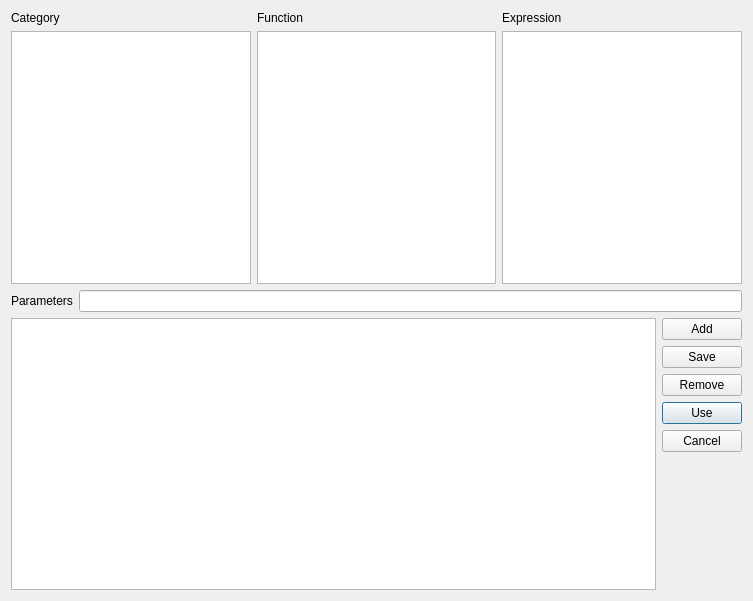
<ui version="4.0" >
 <class>UserFunctionDialog</class>
 <widget class="QDialog" name="UserFunctionDialog" >
  <property name="geometry" >
   <rect>
    <x>0</x>
    <y>0</y>
    <width>753</width>
    <height>601</height>
   </rect>
  </property>
  <property name="windowTitle" >
   <string>User Function</string>
  </property>
  <layout class="QVBoxLayout" name="verticalLayout_2" >
   <item>
    <layout class="QGridLayout" name="gridLayout" >
     <item row="0" column="0" >
      <widget class="QLabel" name="label" >
       <property name="text" >
        <string>Category</string>
       </property>
      </widget>
     </item>
     <item row="0" column="2" >
      <widget class="QLabel" name="label_2" >
       <property name="text" >
        <string>Function</string>
       </property>
      </widget>
     </item>
     <item row="0" column="3" >
      <widget class="QLabel" name="label_3" >
       <property name="text" >
        <string>Expression</string>
       </property>
      </widget>
     </item>
     <item row="1" column="0" >
      <widget class="QListWidget" name="lstCategory" />
     </item>
     <item row="1" column="2" >
      <widget class="QListWidget" name="lstFunction" />
     </item>
     <item row="1" column="3" >
      <widget class="QTextEdit" name="teExpression" >
       <property name="enabled" >
        <bool>true</bool>
       </property>
       <property name="undoRedoEnabled" >
        <bool>false</bool>
       </property>
       <property name="html" >
        <string>&lt;!DOCTYPE HTML PUBLIC "-//W3C//DTD HTML 4.0//EN" "http://www.w3.org/TR/REC-html40/strict.dtd">
&lt;html>&lt;head>&lt;meta name="qrichtext" content="1" />&lt;style type="text/css">
p, li { white-space: pre-wrap; }
&lt;/style>&lt;/head>&lt;body style=" font-family:'MS Shell Dlg 2'; font-size:8.25pt; font-weight:400; font-style:normal;">
&lt;p style="-qt-paragraph-type:empty; margin-top:0px; margin-bottom:0px; margin-left:0px; margin-right:0px; -qt-block-indent:0; text-indent:0px; font-size:8pt;">&lt;/p>&lt;/body>&lt;/html></string>
       </property>
       <property name="acceptRichText" >
        <bool>false</bool>
       </property>
       <property name="textInteractionFlags" >
        <set>Qt::TextSelectableByMouse</set>
       </property>
      </widget>
     </item>
    </layout>
   </item>
   <item>
    <layout class="QHBoxLayout" name="horizontalLayout_3" >
     <item>
      <widget class="QLabel" name="label_4" >
       <property name="text" >
        <string>Parameters</string>
       </property>
       <property name="buddy" >
        <cstring>leParams</cstring>
       </property>
      </widget>
     </item>
     <item>
      <widget class="QLineEdit" name="leParams" >
       <property name="readOnly" >
        <bool>true</bool>
       </property>
      </widget>
     </item>
    </layout>
   </item>
   <item>
    <layout class="QHBoxLayout" name="horizontalLayout_2" >
     <item>
      <widget class="QTextEdit" name="teUserFunction" >
       <property name="tabChangesFocus" >
        <bool>true</bool>
       </property>
       <property name="acceptRichText" >
        <bool>false</bool>
       </property>
      </widget>
     </item>
     <item>
      <layout class="QVBoxLayout" name="verticalLayout" >
       <item>
        <widget class="QPushButton" name="btnAdd" >
         <property name="text" >
          <string>Add</string>
         </property>
         <property name="autoDefault" >
          <bool>false</bool>
         </property>
        </widget>
       </item>
       <item>
        <widget class="QPushButton" name="btnSave" >
         <property name="text" >
          <string>Save</string>
         </property>
         <property name="autoDefault" >
          <bool>false</bool>
         </property>
        </widget>
       </item>
       <item>
        <widget class="QPushButton" name="btnRemove" >
         <property name="text" >
          <string>Remove</string>
         </property>
         <property name="autoDefault" >
          <bool>false</bool>
         </property>
        </widget>
       </item>
       <item>
        <widget class="QPushButton" name="btnUse" >
         <property name="text" >
          <string>Use</string>
         </property>
        </widget>
       </item>
       <item>
        <widget class="QPushButton" name="btnCancel" >
         <property name="text" >
          <string>Cancel</string>
         </property>
        </widget>
       </item>
       <item>
        <spacer name="verticalSpacer" >
         <property name="orientation" >
          <enum>Qt::Vertical</enum>
         </property>
         <property name="sizeHint" stdset="0" >
          <size>
           <width>20</width>
           <height>40</height>
          </size>
         </property>
        </spacer>
       </item>
      </layout>
     </item>
    </layout>
   </item>
  </layout>
 </widget>
 <tabstops>
  <tabstop>lstCategory</tabstop>
  <tabstop>lstFunction</tabstop>
  <tabstop>teExpression</tabstop>
  <tabstop>leParams</tabstop>
  <tabstop>teUserFunction</tabstop>
  <tabstop>btnAdd</tabstop>
  <tabstop>btnSave</tabstop>
  <tabstop>btnUse</tabstop>
 </tabstops>
 <resources/>
 <connections/>
</ui>
